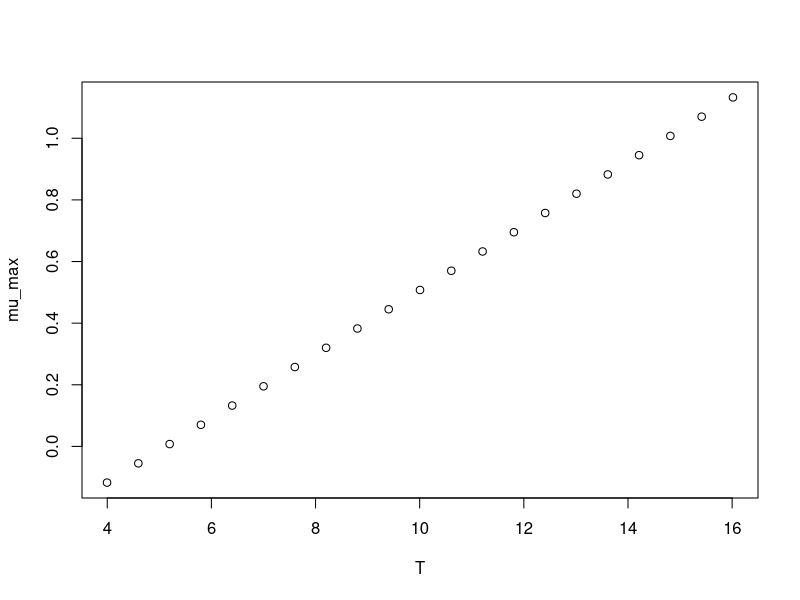

Reproduce this figure in R.
#############################
# start of Parameter script
#############################
T <- seq(3.996003996004,16.016,length.out=21)
#############################
# end of Parameter script
#############################
############################# 
# start of Model script Gropin ID 343 
#############################
 
# constant coefficients for this model
 
variables <- data.frame(T)
argumentsPar <- expand.grid(variables)
 
# heart of the model
response_surface <- function(T) {
   mumax <-0.104*(T-5.125)

return(mumax=mumax)
} 

# output parameters
mumax <- cbind(argumentsPar,response_surface(argumentsPar['T']))
colnames(mumax) <- c(colnames(argumentsPar),'mumax')
#############################
# End of Model script
#############################
############################# 
# start of Visualisation script Gropin ID 343 
#############################
plot(T,mumax$mumax,
                          xlab='T',
                          ylab='mu_max')
#############################
# End of Visualisation script
#############################
